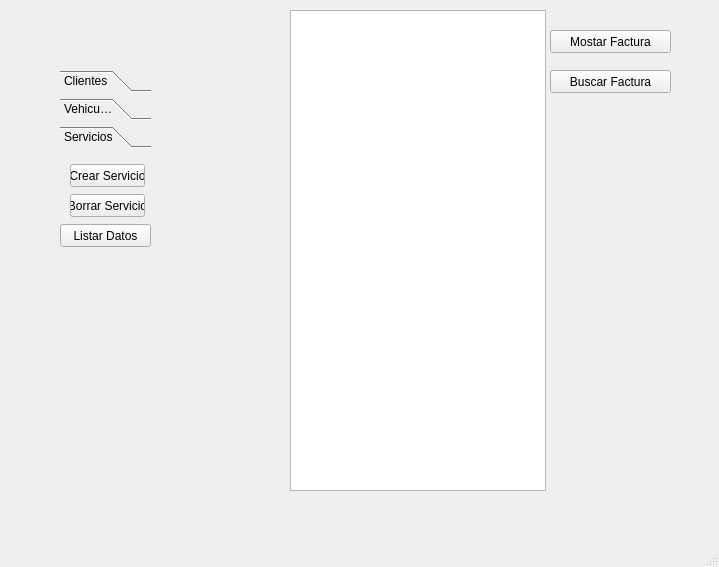
<?xml version="1.0" encoding="UTF-8"?>
<ui version="4.0">
 <class>MainWindow</class>
 <widget class="QMainWindow" name="MainWindow">
  <property name="geometry">
   <rect>
    <x>0</x>
    <y>0</y>
    <width>719</width>
    <height>567</height>
   </rect>
  </property>
  <property name="windowTitle">
   <string>MainWindow</string>
  </property>
  <widget class="QWidget" name="centralwidget">
   <widget class="QToolBox" name="toolBox">
    <property name="geometry">
     <rect>
      <x>60</x>
      <y>70</y>
      <width>91</width>
      <height>181</height>
     </rect>
    </property>
    <property name="currentIndex">
     <number>2</number>
    </property>
    <widget class="QWidget" name="Clientes">
     <property name="geometry">
      <rect>
       <x>0</x>
       <y>0</y>
       <width>91</width>
       <height>100</height>
      </rect>
     </property>
     <attribute name="label">
      <string>Clientes</string>
     </attribute>
     <widget class="QPushButton" name="BotonBorrarC">
      <property name="geometry">
       <rect>
        <x>10</x>
        <y>30</y>
        <width>75</width>
        <height>23</height>
       </rect>
      </property>
      <property name="text">
       <string>Borrar Cliente</string>
      </property>
     </widget>
     <widget class="QPushButton" name="BotonCrearC">
      <property name="geometry">
       <rect>
        <x>10</x>
        <y>0</y>
        <width>75</width>
        <height>23</height>
       </rect>
      </property>
      <property name="text">
       <string>Crear Cliente</string>
      </property>
     </widget>
     <widget class="QPushButton" name="BotonListarC">
      <property name="geometry">
       <rect>
        <x>0</x>
        <y>60</y>
        <width>91</width>
        <height>23</height>
       </rect>
      </property>
      <property name="text">
       <string>Listar Datos</string>
      </property>
     </widget>
    </widget>
    <widget class="QWidget" name="Vehiculos">
     <property name="geometry">
      <rect>
       <x>0</x>
       <y>0</y>
       <width>91</width>
       <height>100</height>
      </rect>
     </property>
     <attribute name="label">
      <string>Vehiculos</string>
     </attribute>
     <widget class="QPushButton" name="BotonCrearV">
      <property name="geometry">
       <rect>
        <x>0</x>
        <y>0</y>
        <width>81</width>
        <height>23</height>
       </rect>
      </property>
      <property name="text">
       <string>Crear Vehiculo</string>
      </property>
     </widget>
     <widget class="QPushButton" name="BotonBorrarV">
      <property name="geometry">
       <rect>
        <x>0</x>
        <y>30</y>
        <width>81</width>
        <height>23</height>
       </rect>
      </property>
      <property name="text">
       <string>Borrar Vehiculo</string>
      </property>
     </widget>
     <widget class="QPushButton" name="BotonListarV">
      <property name="geometry">
       <rect>
        <x>0</x>
        <y>60</y>
        <width>91</width>
        <height>23</height>
       </rect>
      </property>
      <property name="text">
       <string>Listar Datos</string>
      </property>
     </widget>
    </widget>
    <widget class="QWidget" name="Servicios">
     <property name="geometry">
      <rect>
       <x>0</x>
       <y>0</y>
       <width>91</width>
       <height>100</height>
      </rect>
     </property>
     <attribute name="label">
      <string>Servicios</string>
     </attribute>
     <widget class="QPushButton" name="BotonCrearS">
      <property name="geometry">
       <rect>
        <x>10</x>
        <y>10</y>
        <width>75</width>
        <height>23</height>
       </rect>
      </property>
      <property name="text">
       <string>Crear Servicio</string>
      </property>
     </widget>
     <widget class="QPushButton" name="BotonBorrarS">
      <property name="geometry">
       <rect>
        <x>10</x>
        <y>40</y>
        <width>75</width>
        <height>23</height>
       </rect>
      </property>
      <property name="text">
       <string>Borrar Servicio</string>
      </property>
     </widget>
     <widget class="QPushButton" name="BotonListarS">
      <property name="geometry">
       <rect>
        <x>0</x>
        <y>70</y>
        <width>91</width>
        <height>23</height>
       </rect>
      </property>
      <property name="text">
       <string>Listar Datos</string>
      </property>
     </widget>
    </widget>
   </widget>
   <widget class="QPushButton" name="MostarFactura">
    <property name="geometry">
     <rect>
      <x>550</x>
      <y>30</y>
      <width>121</width>
      <height>23</height>
     </rect>
    </property>
    <property name="text">
     <string>Mostar Factura</string>
    </property>
   </widget>
   <widget class="QPushButton" name="BuscarFactura">
    <property name="geometry">
     <rect>
      <x>550</x>
      <y>70</y>
      <width>121</width>
      <height>23</height>
     </rect>
    </property>
    <property name="text">
     <string>Buscar Factura</string>
    </property>
   </widget>
   <widget class="QTableWidget" name="TablaFacturas">
    <property name="geometry">
     <rect>
      <x>290</x>
      <y>10</y>
      <width>256</width>
      <height>481</height>
     </rect>
    </property>
   </widget>
  </widget>
  <widget class="QMenuBar" name="menubar">
   <property name="geometry">
    <rect>
     <x>0</x>
     <y>0</y>
     <width>719</width>
     <height>21</height>
    </rect>
   </property>
  </widget>
  <widget class="QStatusBar" name="statusbar"/>
 </widget>
 <resources/>
 <connections/>
</ui>
